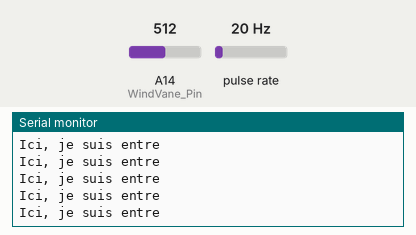
Bench run of a sketch on a simulated Arduino Mega 2560, built with avr-gcc and run on an emulated ATmega2560. Shown: the last lines printed to the serial monitor. Wiring (inferred from the names in the program): pulse sensor: data pin 2. The inputs (shaded band) are chosen by the test bench; at power-on: pulse rate 20 Hz, A14 (WindVane_Pin) = 512.

Above: at 1.2 s.
1.3 s: pulse rate (sensor on pin 2) set to 50 Hz
8.8 s: pulse rate (sensor on pin 2) set to 13 Hz
At 9.0 s:
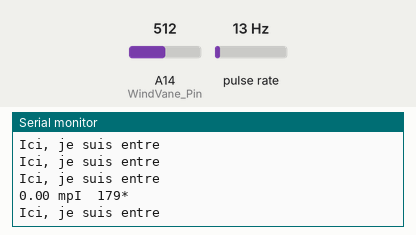
10.4 s: pulse rate (sensor on pin 2) set to 100 Hz
At 11.4 s:
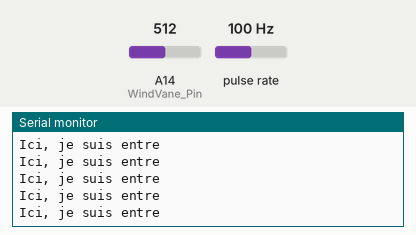

Measured:
- after the input at 8.8 s, the serial monitor: prints a new line after 0.12 s (image 1)

The sketch:

Anemometer.ino
```cpp
#include "TimerOne.h"
#include <math.h>

#define WindSensor_Pin (2) // digital pin for wind speed sensor
#define WindVane_Pin (A14) // analog pin for wind direction sensor
#define VaneOffset 0 // define the offset for caclulating wind direction // TODO, lien avec le nord

volatile bool isSampleRequired; // this is set every 2.5sec to generate wind speed
volatile unsigned int timerCount; // used to count ticks for 2.5sec timer count
volatile unsigned long rotations; // cup rotation counter for wind speed calcs
volatile unsigned long contactBounceTime; // timer to avoid contact bounce in wind speed sensor
volatile float windSpeed;

int vaneValue; // raw analog value from wind vane
int vaneDirection; // translated 0 - 360 wind direction
int calDirection; // calibrated direction after offset applied
int lastDirValue; // last recorded direction value

int val = 0;

void setup() {

  // setup anemometer values
  lastDirValue = 0;
  rotations = 0;
  isSampleRequired = false;

  // setup timer values
  timerCount = 0;

  Serial.begin(9600);
  Serial.println("Davis Sensor Test");
  Serial.println("Speed Direction");

  pinMode(WindSensor_Pin, INPUT);
  attachInterrupt(digitalPinToInterrupt(WindSensor_Pin), isr_rotation, FALLING);

  // setup the timer for 0.5 second
  Timer1.initialize(500000);
  Timer1.attachInterrupt(isr_timer);

  sei();// Enable Interrupts
}

  void loop() {
//    val = digitalRead(WindSensor_Pin);
//    Serial.println(val);
  if(isSampleRequired) {

    getWindDirection();

    Serial.print(windSpeed); Serial.print(" mph\t");
    Serial.print(calDirection); Serial.println("*");

    isSampleRequired = false;
  }
}

// Interrupt handler routine for timer interrupt
  void isr_timer() {

  timerCount++;

  if(timerCount == 5) {
    windSpeed = rotations * 0.9;
    rotations = 0;
    isSampleRequired = true;
    timerCount = 0;
  }
}

// Interrupt handler routine to increment the rotation count for wind speed
void isr_rotation() {
  Serial.println("Ici, je suis entre");
  if((millis() - contactBounceTime) > 15 ) { // debounce the switch contact
    rotations++;
    contactBounceTime = millis();
  }
}

// Get Wind Direction
void getWindDirection() {

  vaneValue = analogRead(WindVane_Pin);
  vaneDirection = map(vaneValue, 0, 1023, 0, 359);
  calDirection = vaneDirection + VaneOffset;

  if(calDirection > 360)
  calDirection = calDirection - 360;

  if(calDirection > 360)
  calDirection = calDirection - 360;
}
```
